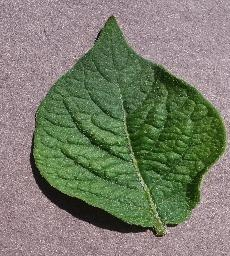
#> input picture crop/sehat/(13).jpg, 230 x 256 px, found by its file name
$ python Api.py   (older library calls are emulated)
#> lines starting #> are read from the running program, lines starting #| are printed output that depends on the picture; after the words box and inside, x2 and y2 are one past the last pixel; in counts of white or black regions, pixels touching at a corner belong together
### helper/crop.py
import cv2
import numpy as np
import random as rng
from skimage import color
from PIL import Image
import os


class crop:

	# [22 lines left out: function cropping, not called in this run]

	def removeBackground(imgo):
#> called with imgo = 'Sehat/(13).jpg'
	    img = cv2.imread(imgo,1)
#> img is the input picture: shape (256, 230, 3); mean B, G, R 107.4, 125.5, 121.3
	    height, width = img.shape[:2]
#> height = 256; width = 230

	    mask = np.zeros(img.shape[:2],np.uint8)

	    bgdModel = np.zeros((1,65),np.float64)
	    fgdModel = np.zeros((1,65),np.float64)

	   #Hard Coding the Rect The object must lie within this rect.
	    rect = (15,15,width-30,height-30)
#> rect = (15, 15, 200, 226)
	    cv2.grabCut(img,mask,rect,bgdModel,fgdModel,5,cv2.GC_INIT_WITH_RECT)#46
	    mask = np.where((mask==2)|(mask==0),0,1).astype('uint8')
	    img1 = img*mask[:,:,np.newaxis]
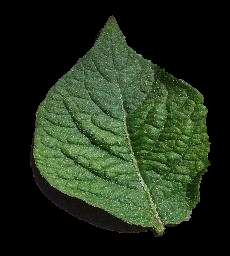
#> img1: shape (256, 230, 3); mean B, G, R 27.5, 47.5, 34.1
	    newmask = color.rgb2gray(img)
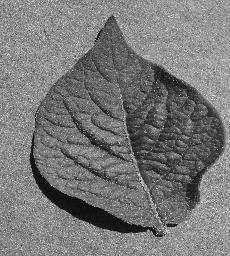
#> newmask: shape (256, 230) float64; min 0.00113, max 0.991, mean 0.476

	    mask[newmask == 0] = 0
	    mask[newmask == 255] = 1
	    mask, bgdModel, fgdModel = cv2.grabCut(img1,mask,None,bgdModel,fgdModel,5,cv2.GC_INIT_WITH_MASK)
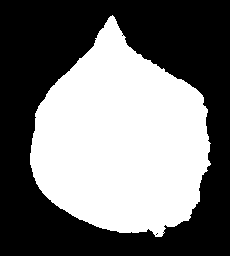
#> mask: shape (256, 230); values 0 (black) and 1 (white), 45.5% white; 1 white region, box (x1, y1, x2, y2) and area: (30, 15, 211, 237) 26793
	    mask = np.where((mask==2)|(mask==0),0,1).astype('uint8')
	    img1 = img1*mask[:,:,np.newaxis]

	    #crop background
	    background = img - img1
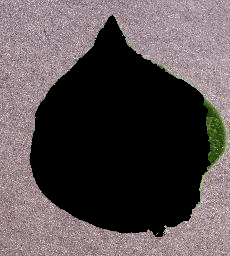
#> background: shape (256, 230, 3); mean B, G, R 79.9, 78.1, 87.2
	    background[np.where((background > [0,0,0]).all(axis = 2))] = [255,255,255]
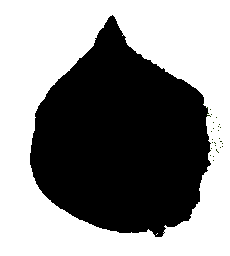
#> background: shape (256, 230, 3); mean B, G, R 138.8, 138.8, 138.8

	    final = background + img1
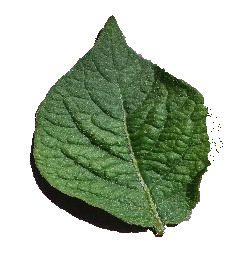
#> final: shape (256, 230, 3); mean B, G, R 166.3, 186.3, 172.9
	    cv2.imwrite(imgo+".png",final)

	    return imgo+".png"

	# [50 lines left out: functions removeBackgroundTraining, convertPNG, not called in this run]

	    # dst = final[y:y+h, x:x+w]
	    # cv2.imwrite("noBack/"+path+name,final)

	    # return final

### Api.py
import numpy as np
import cv2
import matplotlib.pyplot as plt
import operator
import os
from connection.Db import Db
from helper.kernel import kernel
from helper.crop import crop
from skimage.filters.rank import autolevel
from mpl_toolkits import mplot3d
from skimage.morphology import disk


# cv2.getGaborKernel(ksize, sigma, theta, lambda, gamma, psi, ktype)
# ksize - size of gabor filter (n, n)
# sigma - standard deviation of the gaussian function(Diameter kernel)
# theta - orientation of the normal to the parallel stripes
# lambda - wavelength of the sunusoidal factor
# gamma - spatial aspect ratio
# psi - phase offset(Keberangkatan gelombang)
# ktype - type and range of values that each pixel in the gabor kernel can hold


if __name__ == '__main__':

	cv2.imshow(cv2.imread("Sehat/(13).jpg",1))

	crop.removeBackground("Sehat/(13).jpg")

	# [153 lines of commented-out code are left out]


	cv2.waitKey(0)
	cv2.destroyAllWindows()

$ run again, with crop/sehat/(1).jpg copied over crop/sehat/(13).jpg
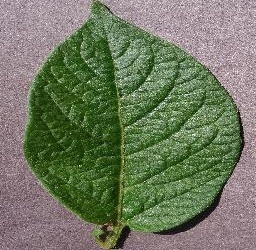
#> input picture crop/sehat/(1).jpg, 256 x 250 px, found by its file name
#> in removeBackground, img is the input picture: shape (250, 256, 3); mean B, G, R 96.3, 120.8, 112.1
#> in removeBackground, `mask, bgdModel, fgdModel = cv2.grabCut(img1,mask,None,bgdModel,fgdMode..`:
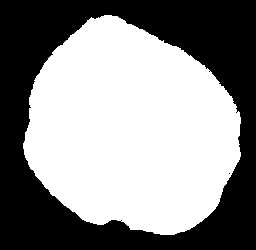
#> mask: shape (250, 256); values 0 (black) and 1 (white), 55% white; 2 black regions (1 under 20 px), largest, box (x1, y1, x2, y2) and area: (0, 0, 256, 250) 28780
#> in removeBackground, `final = background + img1`:
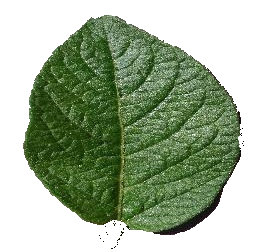
#> final: shape (250, 256, 3); mean B, G, R 147.1, 173.5, 157.3

$ run again, with crop/sehat/(10).jpg copied over crop/sehat/(13).jpg
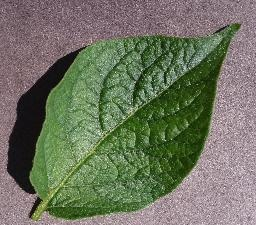
#> input picture crop/sehat/(10).jpg, 256 x 225 px, found by its file name
#> in removeBackground, img is the input picture: shape (225, 256, 3); mean B, G, R 96, 115.8, 110.1
#> in removeBackground, `mask, bgdModel, fgdModel = cv2.grabCut(img1,mask,None,bgdModel,fgdMode..`:
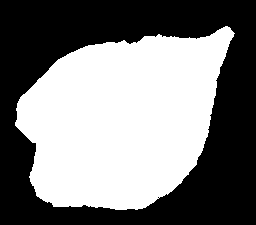
#> mask: shape (225, 256); values 0 (black) and 1 (white), 49.1% white; 1 white region, box (x1, y1, x2, y2) and area: (15, 26, 235, 210) 28309
#> in removeBackground, `final = background + img1`:
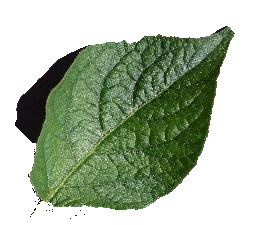
#> final: shape (225, 256, 3); mean B, G, R 161.4, 182.8, 169.3

$ run again, with crop/sehat/(11).jpg copied over crop/sehat/(13).jpg
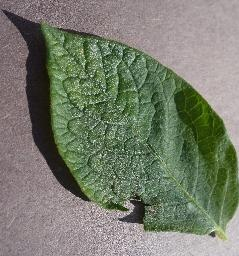
#> input picture crop/sehat/(11).jpg, 239 x 256 px, found by its file name
#> in removeBackground, img is the input picture: shape (256, 239, 3); mean B, G, R 108.9, 124.6, 119.5
#> in removeBackground, `mask, bgdModel, fgdModel = cv2.grabCut(img1,mask,None,bgdModel,fgdMode..`:
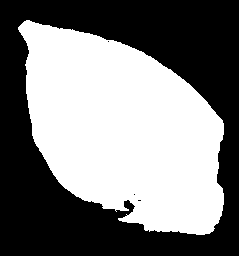
#> mask: shape (256, 239); values 0 (black) and 1 (white), 49.1% white; 1 white region, box (x1, y1, x2, y2) and area: (18, 20, 224, 235) 30062
#> in removeBackground, `final = background + img1`:
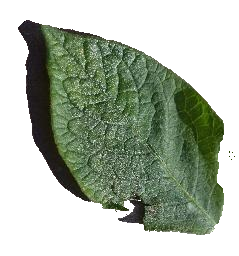
#> final: shape (256, 239, 3); mean B, G, R 165.5, 180.8, 170.7
